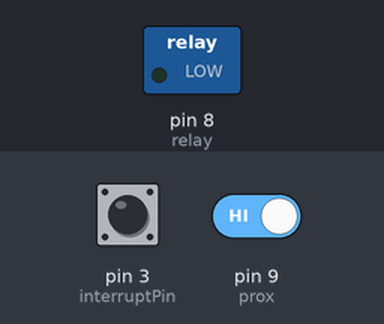
The sketch below on a simulated Arduino Uno, built with avr-gcc and run on an emulated ATmega328P. Shown: switched loads named in the sketch (green lamp = pin HIGH). The test bench sets the inputs (shaded band); at power-on: pin 9 (prox) HIGH, pin 3 (interruptPin) HIGH. What the sketch prints to the serial monitor is not drawn.

Above: at 1.2 s.
1.3 s: pin 9 (prox) driven LOW
At 2.2 s:
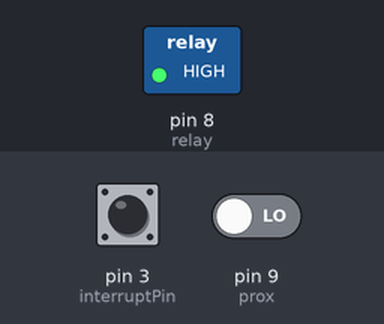
Timing chart, 0 to 4.3 s (numbered marks = the images above; inputs shaded):
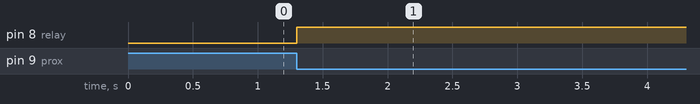

The sketch:

flowmeter_BC547_prox_pump.ino
```cpp
const int interruptPin = 3;
const int relay = 8;
int prox = 9;
long unsigned int a;
long unsigned int count;
int b;
int c;

void setup() {
  Serial.begin(115200);
  pinMode(relay,OUTPUT);
  pinMode(prox,INPUT);
  pinMode(interruptPin, INPUT_PULLUP);
  attachInterrupt(digitalPinToInterrupt(interruptPin), handleInterrupt, CHANGE);
}

void loop()
{
  b = digitalRead(prox);
  c = a;
  Serial.println(b);
  Serial.println(a);
  if(b == 0 ){
    digitalWrite(relay,HIGH);
      if (a >= 50){
        digitalWrite(relay,LOW);
        delay(2000);
        a = 0;
        count = 0;
    }
  }
}

void handleInterrupt() {
    a = count++;
}
```

Measured:
- after the input at 1.3 s, pin 8 (relay): LOW → HIGH at once
